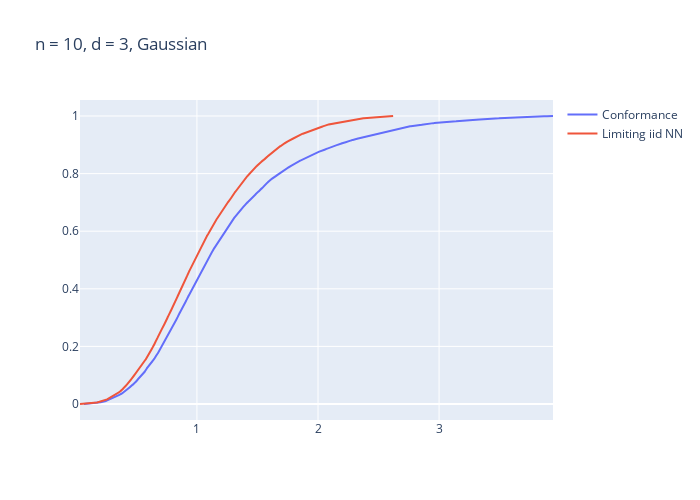
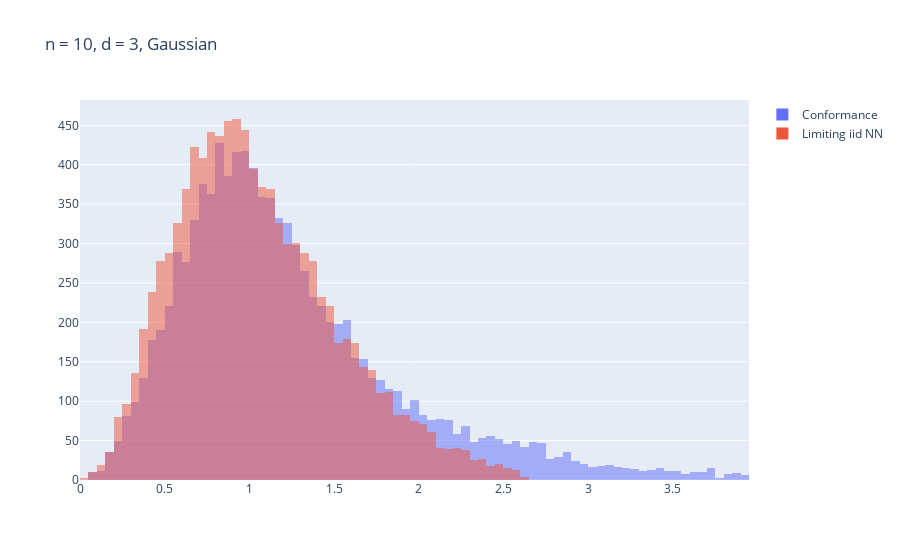
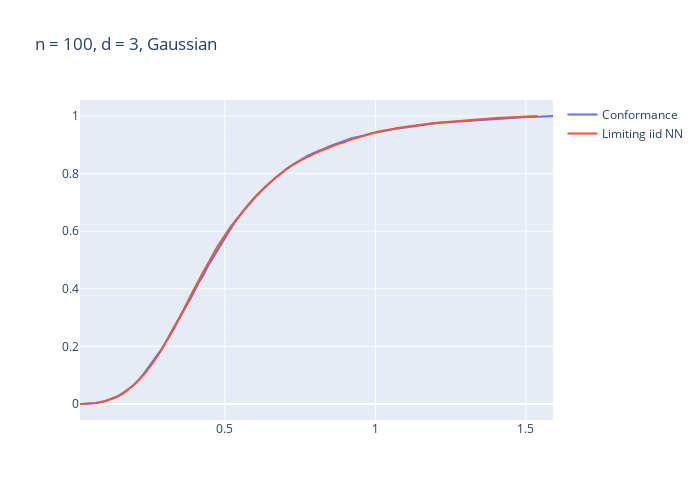
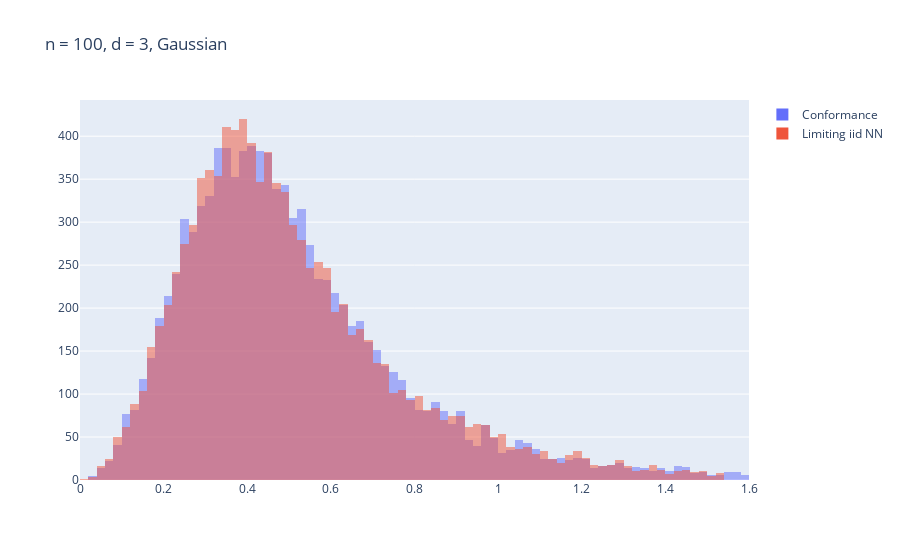

Write notebook code for charts like these, in order.
### Markdown cell above
# Multivariate Gaussian experiments

### Code cell
general_d_simu(
    gen_multivariate_normal,
    d=3,
    n=10,
    extra_to_title = ", Gaussian"
    )


general_d_simu(
    gen_multivariate_normal,
    d=3,
    n=100,
    extra_to_title = ", Gaussian"
    )

### Figure 1 — Plotly figure (JSON) as saved in the notebook; plotly's stock layout.template omitted (floating-point values rounded to 4 significant figures; data arrays with more than 128 entries replaced by an {"elided": "..."} marker saying what was removed)
{"data": [{"mode": "lines", "name": "Conformance", "type": "scatter", "x": {"elided": "9900 float values"}, "y": {"elided": "9900 float values"}}, {"mode": "lines", "name": "Limiting iid NN", "type": "scatter", "x": {"elided": "9900 float values"}, "y": {"elided": "9900 float values"}}], "layout": {"autosize": false, "height": 500, "title": {"text": "n = 10, d = 3, Gaussian"}, "width": 700}}

### Figure 2 — Plotly figure (JSON) as saved in the notebook; plotly's stock layout.template omitted (floating-point values rounded to 4 significant figures; data arrays with more than 128 entries replaced by an {"elided": "..."} marker saying what was removed)
{"data": [{"marker": {"opacity": 0.5}, "name": "Conformance", "type": "histogram", "x": {"elided": "9900 float values"}}, {"marker": {"opacity": 0.5}, "name": "Limiting iid NN", "type": "histogram", "x": {"elided": "9900 float values"}}], "layout": {"barmode": "overlay", "title": {"text": "n = 10, d = 3, Gaussian"}}}

### Figure 3 — Plotly figure (JSON) as saved in the notebook; plotly's stock layout.template omitted (floating-point values rounded to 4 significant figures; data arrays with more than 128 entries replaced by an {"elided": "..."} marker saying what was removed)
{"data": [{"mode": "lines", "name": "Conformance", "type": "scatter", "x": {"elided": "9900 float values"}, "y": {"elided": "9900 float values"}}, {"mode": "lines", "name": "Limiting iid NN", "type": "scatter", "x": {"elided": "9900 float values"}, "y": {"elided": "9900 float values"}}], "layout": {"autosize": false, "height": 500, "title": {"text": "n = 100, d = 3, Gaussian"}, "width": 700}}

### Figure 4 — Plotly figure (JSON) as saved in the notebook; plotly's stock layout.template omitted (floating-point values rounded to 4 significant figures; data arrays with more than 128 entries replaced by an {"elided": "..."} marker saying what was removed)
{"data": [{"marker": {"opacity": 0.5}, "name": "Conformance", "type": "histogram", "x": {"elided": "9900 float values"}}, {"marker": {"opacity": 0.5}, "name": "Limiting iid NN", "type": "histogram", "x": {"elided": "9900 float values"}}], "layout": {"barmode": "overlay", "title": {"text": "n = 100, d = 3, Gaussian"}}}
